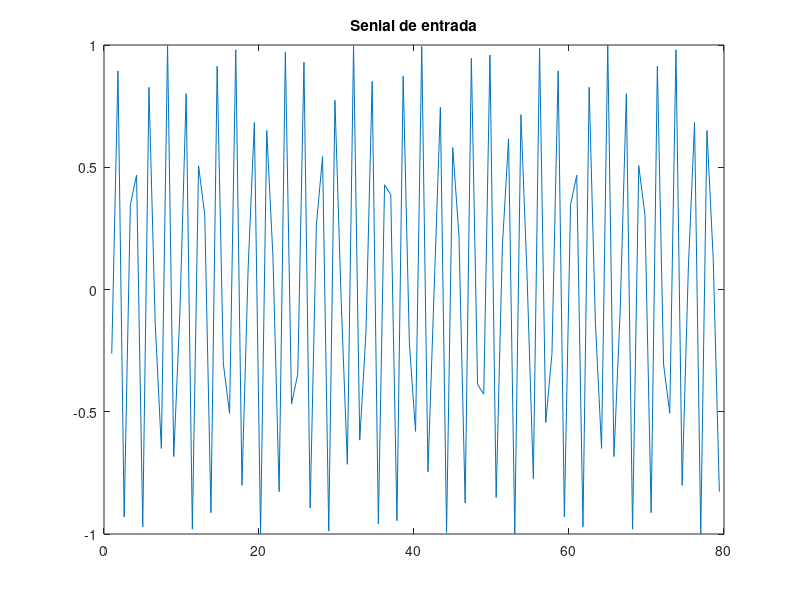

MATLAB code for this plot: (Note: this script raises an error after producing the figure.)
% Robotica Probabilistica II/2023
% Marcelo Saavedra Alcoba
clc; clear all; close all

psi=[0.9 0 0 ; 0 0.3 0; 0 0 0.01]
gamma=ones(3,1)
H=[0.8 0.1 -0.01]
D=0

%%
[fpsi cpsi]=size(psi)
[fgam cgam]=size(gamma)
[fh ch]=size(H)
[fd cd]=size(D)

%% Condiciones iniciales
P0_plus=eye(fpsi)   % P0_plus=50*eye(fpsi) 
x0=mvnrnd(ones(fpsi,1),P0_plus)' %x0=mvnrnd(100*ones(fpsi,1),P0_plus)'

[fy,cy]=size(H*x0)
alfa=0.5; Q=alfa*eye(fpsi,fpsi)  % variar alfa 0.01 - 2.5
beta=1.0; R=beta*eye(fy,fy)
eta=0.1; S=eta*eye(fpsi,fy)

%% Simular salida de control
T=80;
t=1:T/100:T;
u=sin(50*t);
figure
plot(t,u)
title('Senial de entrada')


  
  xtREAL=[0 0 0]'
  xtRUIDO=[0 0 0]'
  xESTIMADO=[0 0 0]'
  
  kVector=[0 0 0]';
  sigmVector12=0
  sigmVector21=0
%% Estimador de estados
for i=1:T
  wt=mvnrnd(zeros(fpsi,1),Q)';
  vt=mvnrnd(zeros(fy,1),R)';
  
  if i==1
    ytruido=H*x0 + D*u(i)+vt;
    yreal=H*x0 + D*u(i);
    P_minus=P0_plus;
    xstr1=x0;
    xtruido=psi*x0+gamma*u(i)+wt;
    xtreal=psi*x0+gamma*u(i);
  else
    xtruido=psi*xtreal+gamma*u(i)+wt;
    ytruido=H*xtreal+D*u(i)+vt;
    xtreal=psi*xtreal+gamma*u(i); 
  end    
    
  [xst,xstr1,P_plus,P_minus,K]=filtro_kalman(psi,gamma,H,D,Q,R,S,xstr1,P_minus,u(i),ytruido);

  xtREAL=[xtREAL xtreal]
  xtRUIDO=[xtRUIDO xtruido]
  xESTIMADO=[xESTIMADO xst]
  
  kVector=[kVector K];
  
  sigmVector12=[sigmVector12 P_plus(1,2)];
  sigmVector21=[sigmVector21 P_plus(2,1)];
  
end    

for j=1:3
    graficar(j,xtRUIDO(j,:),xtREAL(j,:),xESTIMADO(j,:))
end


